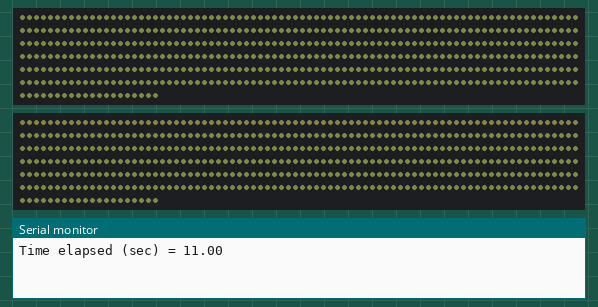
The sketch below on a simulated Arduino Uno, built with avr-gcc and run on an emulated ATmega328P. On the bench: 2 × 500 RGB LEDs in strip order, left to right, continuing on the next row, the last lines printed to the serial monitor. Dim RGB values are drawn brighter than linear.

Above: at 11.1 s.
At 21.1 s:
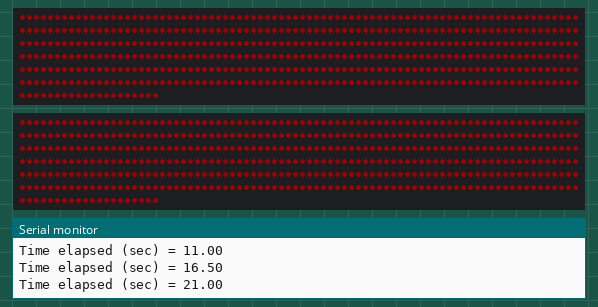

Measured:
- what the display in image 0 shows lasts 5.5 s, from 11.1 s to 16.6 s
- what the display in image 1 shows lasts 2.0 s, from 21.1 s to 23.1 s

The sketch:

nil.ino
```cpp
#include <Adafruit_NeoPixel.h>

#define LED_PIN1   15

#define LED_PIN2    0
// How many NeoPixels are attached to the Arduino?
#define LED_COUNT 500

// Declare our NeoPixel strip object:
Adafruit_NeoPixel strip(LED_COUNT, LED_PIN1, NEO_GRB + NEO_KHZ800);
Adafruit_NeoPixel strip2(LED_COUNT, LED_PIN2, NEO_GRB + NEO_KHZ800);
// Argument 1 = Number of pixels in NeoPixel strip
// Argument 2 = Arduino pin number (most are valid)
// Argument 3 = Pixel type flags, add together as needed:
//   NEO_KHZ800  800 KHz bitstream (most NeoPixel products w/WS2812 LEDs)
//   NEO_KHZ400  400 KHz (classic 'v1' (not v2) FLORA pixels, WS2811 drivers)
//   NEO_GRB     Pixels are wired for GRB bitstream (most NeoPixel products)
//   NEO_RGB     Pixels are wired for RGB bitstream (v1 FLORA pixels, not v2)
//   NEO_RGBW    Pixels are wired for RGBW bitstream (NeoPixel RGBW products)


// setup() function -- runs once at startup --------------------------------


// 1 sec, 2 sec, 45 sec, 60 sec and 5 mins.
 float timeArray[] = {11, 16.5, 21,23,29.5,37.68,38.5,39,42,42.5,45,47,55,55.5,57,73,73.8,74,77,88,90,94,95,95.5,97.5,102,102.5,107,129,132,134,137};

int gloves[][3]  = { {76,85,43},{0,0,0},{255,0,0},{0,0,0},{127,127,43},{0,0,0},{0,127,0},{0,0,0},{76,127,43},{0,0,0},{64,0,64},{0,0,0},{64,0,64},{0,0,0},{110,51,102},{0,0,0},{170,127,0},{0,0,0},{102,51,77},{0,0,0},{85,127,42},{0,0,0},{64,0,64},{0,0,0},{64,0,64},{0,0,0},{85,170,51},{0,0,0},{0,127,0},{0,0,0},{0,127,0},{0,0,0} };
int jacket[][3]  = { {76,85,43},{0,0,0},{255,0,0},{0,0,0},{127,127,43},{0,0,0},{0,127,0},{0,0,0},{76,127,43},{0,0,0},{64,0,64},{0,0,0},{64,0,64},{0,0,0},{110,51,102},{0,0,0},{170,127,0},{0,0,0},{102,51,77},{0,0,0},{85,127,42},{0,0,0},{64,0,64},{0,0,0},{64,0,64},{0,0,0},{85,170,51},{0,0,0},{0,127,0},{0,0,0},{0,127,0},{0,0,0} };
int hat[][3]     = { {76,85,43},{0,0,0},{255,0,0},{0,0,0},{127,127,43},{0,0,0},{0,127,0},{0,0,0},{76,127,43},{0,0,0},{64,0,64},{0,0,0},{64,0,64},{0,0,0},{110,51,102},{0,0,0},{170,127,0},{0,0,0},{102,51,77},{0,0,0},{85,127,42},{0,0,0},{64,0,64},{0,0,0},{64,0,64},{0,0,0},{85,170,51},{0,0,0},{0,127,0},{0,0,0},{0,127,0},{0,0,0} };
int pant[][3]    = { {76,85,43},{0,0,0},{255,0,0},{0,0,0},{127,127,43},{0,0,0},{0,127,0},{0,0,0},{76,127,43},{0,0,0},{64,0,64},{0,0,0},{64,0,64},{0,0,0},{110,51,102},{0,0,0},{170,127,0},{0,0,0},{102,51,77},{0,0,0},{85,127,42},{0,0,0},{64,0,64},{0,0,0},{64,0,64},{0,0,0},{85,170,51},{0,0,0},{0,127,0},{0,0,0},{0,127,0},{0,0,0} };

int arrayIndex = 0;

void setup()
{
  strip.begin();           // INITIALIZE NeoPixel strip object (REQUIRED)
  strip.show();            // Turn OFF all pixels ASAP
  strip.setBrightness(30); // Set BRIGHTNESS to about 1/5 (max = 255)

 strip2.begin();
 strip2.show();
 strip2.setBrightness(30);
Serial.begin(9600);
}
void loop(){
 int currentTime = millis();
  if (currentTime >= (timeArray[arrayIndex]*1000)){
  Serial.print("Time elapsed (sec) = ");
  Serial.println (timeArray[arrayIndex]);


  // Hat,Jacket,Glove
  colorWipe(strip.Color( jacket[arrayIndex][0],jacket[arrayIndex][1],jacket[arrayIndex][2]));
  colorWipe2(strip.Color( jacket[arrayIndex][0],jacket[arrayIndex][1],jacket[arrayIndex][2]));
  // colorWipe(strip.Color(  , 0,   0), 1);
  // colorWipe(strip.Color(  0, 0,   0), 1);

  // colorWipe(strip.Color(  0, 0,   0), 1);

  arrayIndex = arrayIndex +1;

  }
}

void colorWipe(uint32_t color) {
  for(int i=0; i<strip.numPixels(); i++) { // For each pixel in strip...
    strip.setPixelColor(i, color);         //  Set pixel's color (in RAM)
  }
  strip.show();
}


void colorWipe2(uint32_t color) {
  for(int i=0; i<strip2.numPixels(); i++) { // For each pixel in strip...
    strip2.setPixelColor(i, color);         //  Set pixel's color (in RAM)
  }
  strip2.show();
}
```
